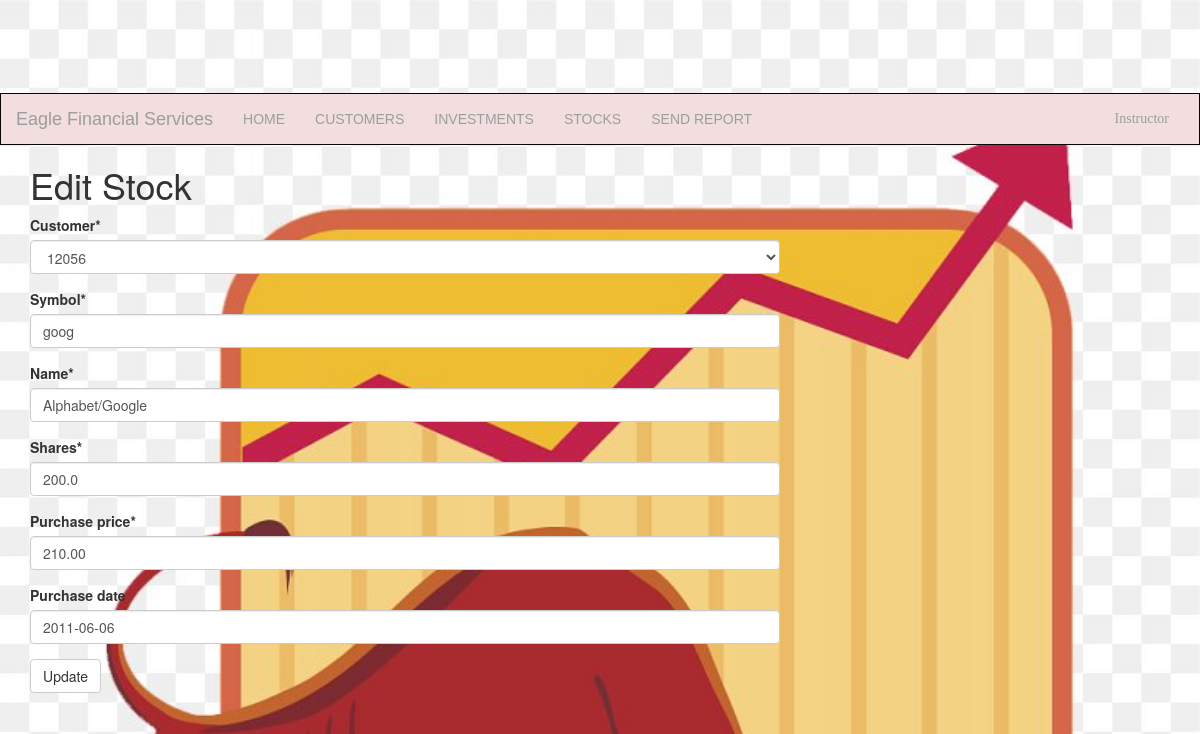
/stock/1/edit/ (signed in), run on the app's committed database.
### portfolio/models.py (models this page shows, shortened)
class Stock(models.Model):
    customer = models.ForeignKey(Customer, on_delete=models.CASCADE, related_name='stocks')
    symbol = models.CharField(max_length=10)
    name = models.CharField(max_length=50)
    shares = models.DecimalField(max_digits=10, decimal_places=1)
    purchase_price = models.DecimalField(max_digits=10, decimal_places=2)
    purchase_date = models.DateField(default=timezone.now, blank=True, null=True)

### portfolio/views.py (the view)
# urls.py: path('stock/<int:pk>/edit/', views.stock_edit, name='stock_edit'),
@login_required
def stock_edit(request, pk):
    stock = get_object_or_404(Stock, pk=pk)
    if request.method == "POST":
        form = StockForm(request.POST, instance=stock)
        if form.is_valid():
            stock = form.save()
            stock.updated_date = timezone.now()
            stock.save()
            stocks = Stock.objects.filter(purchase_date__lte=timezone.now())
            return render(request, 'portfolio/stock_list.html', {'stocks': stocks})
    else:
        form = StockForm(instance=stock)
    return render(request, 'portfolio/stock_edit.html', {'form': form})

### portfolio/forms.py
class StockForm(forms.ModelForm):
    class Meta:
        model = Stock
        fields = ('customer', 'symbol', 'name', 'shares', 'purchase_price', 'purchase_date',)

### portfolio/models.py (called while the page is built)
    def __str__(self):
        return str(self.cust_number)

### templates/portfolio/stock_edit.html
{% extends 'portfolio/base.html' %}
{% load crispy_forms_filters %}
{% load static %}
{% load crispy_forms_tags %}
{% block content %}
    <h1>Edit Stock</h1>
    <form method="POST" class="stock-form">{% csrf_token %}
         {{ form|crispy }}
        <button type="submit" class="save btn btn-default">Update</button>
    </form>
{% endblock %}

### templates/portfolio/base.html (shortened to what this page needs)
{% load static %}
<html lang="en">
<head>
    <link rel="stylesheet" type="text/css" href="{% static 'css/portfolio.css' %}">
    <link rel="stylesheet" href="https://maxcdn.bootstrapcdn.com/bootstrap/3.3.7/css/bootstrap.min.css">
  </head>
<body id="app-layout" style="background-color:azure">
<nav class="navbar navbar-inverse">
    <div class="container-fluid">
        <div class="navbar-header">
            <a class="navbar-brand" href="/">
                Eagle Financial Services
            </a>
        </div>
        <div class="collapse navbar-collapse" id="myNavbar">
            <ul class="nav navbar-nav">
                <li class="nav-item"><a class="nav-link text-light text-uppercase font-weight-bold px-3"  href="{% url 'portfolio:home' %}">Home</a></li>
                <li class="nav-item"><a class="nav-link text-light text-uppercase font-weight-bold px-3" href="{% url 'portfolio:customer_list' %}">Customers</a></li>
               <li class="nav-item"><a class="nav-link text-light text-uppercase font-weight-bold px-3" href="{% url 'portfolio:investment_list' %}">Investments</a></li>
                <li class="nav-item"><a class="nav-link text-light text-uppercase font-weight-bold px-3" href="{% url 'portfolio:stock_list' %}">Stocks</a></li>
                <li class="nav-item"><a class="nav-link text-light text-uppercase font-weight-bold px-3" href="{% url 'portfolio:contact' %}">Send Report</a></li>
                            </ul>
            <ul class="nav navbar-nav navbar-right">
                {% if user.is_authenticated %}
                    <li class="dropdown">
                        <a class="nav-link dropdown-toggle" href="#" id="navbarDropdown" role="button" data-toggle="dropdown" aria-haspopup="true" aria-expanded="false"style="font-family: 'Arial Black'" >{{ user.username|title }}</a>
                    </li>
                               {% endif %}
            </ul>
        </div>
    </div>
</nav>
<div class="content container">
    <div class="row">
        <div class="col-md-8">
            {% block content %}{% endblock %}
        </div>
    </div>
</body>
</html>

### portfolio/static/css/portfolio.css (style rules this page uses)
body { align-content: center; background-image: url('../images/img.png'); background-attachment: fixed; background-size: cover; font-family: Arial; font-size: medium; }

### templates/portfolio/base.html (style rules this page uses)
.navbar { background:#f2dede; margin-bottom: 0; border-radius: 0; font-family: "Arial Black", sans-serif; }

### data on the page
Stock: customer "12056", symbol "goog", name "Alphabet/Google", shares "200.0", purchase_price "210.00", purchase_date "2011-06-06"

### other printed values
{{ user.username|title }} "Instructor"
